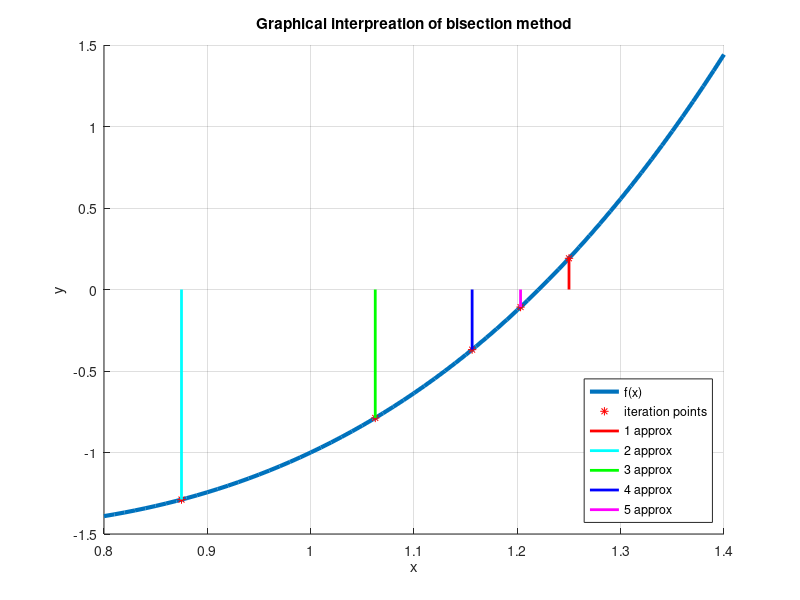

Recreate this plot in MATLAB.
f = @(x) x.^4 - x - 1;
x = 0.8 : 0.01 : 1.4;
y = f(x);

figure();
grid on;
hold on;
plot(x, y, 'LineWidth', 3);
xlabel('x');
ylabel('y');
title('Graphical interpreation of bisection method');

inter_x = [1.25, 0.875, 1.0625, 1.15625, 1.203125];
inter_y = f(inter_x);

plot(inter_x, inter_y, 'r*');

line([inter_x(1) inter_x(1)], [inter_y(1) 0], 'Color', 'red', 'LineWidth', 2);
line([inter_x(2) inter_x(2)], [inter_y(2) 0], 'Color', 'cyan', 'LineWidth', 2);
line([inter_x(3) inter_x(3)], [inter_y(3) 0], 'Color', 'green', 'LineWidth', 2);
line([inter_x(4) inter_x(4)], [inter_y(4) 0], 'Color', 'blue', 'LineWidth', 2);
line([inter_x(5) inter_x(5)], [inter_y(5) 0], 'Color', 'magenta', 'LineWidth', 2);

legend({'f(x)', 'iteration points', '1 approx', '2 approx', '3 approx', '4 approx', '5 approx'}, 'Location', 'southeast');
